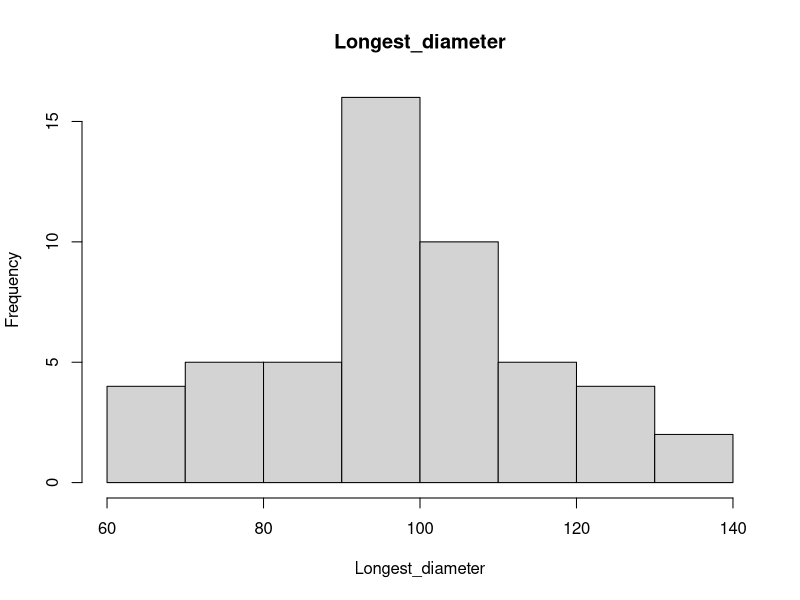
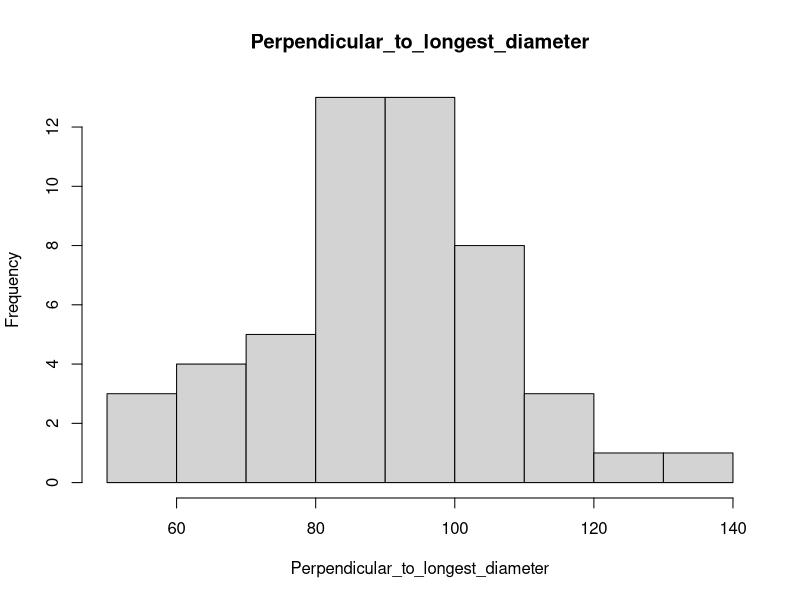
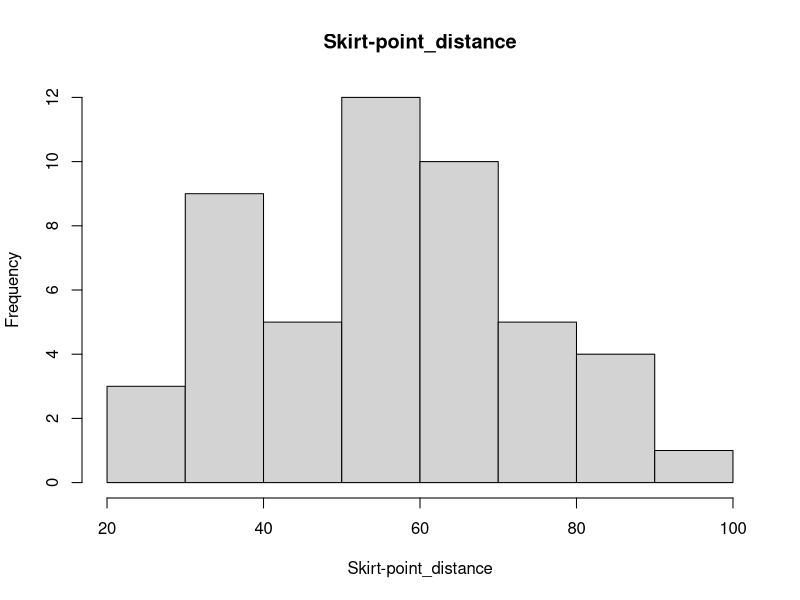
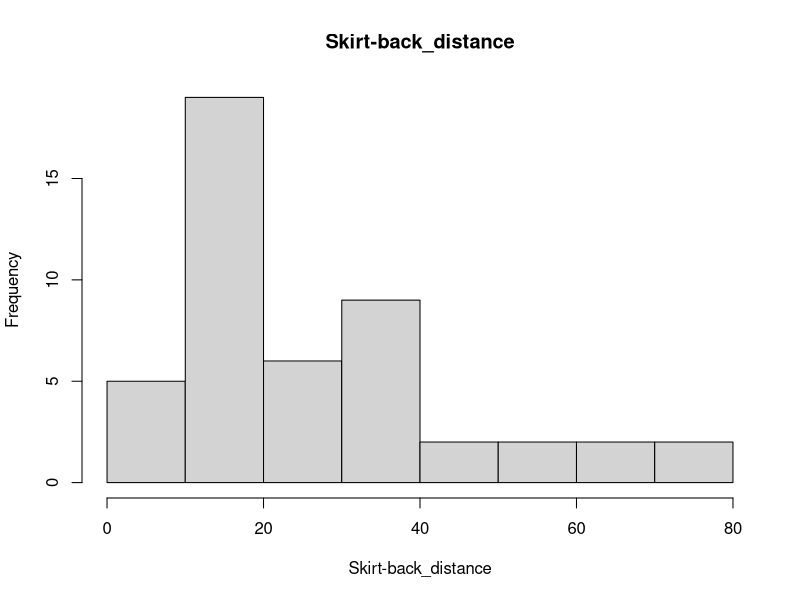
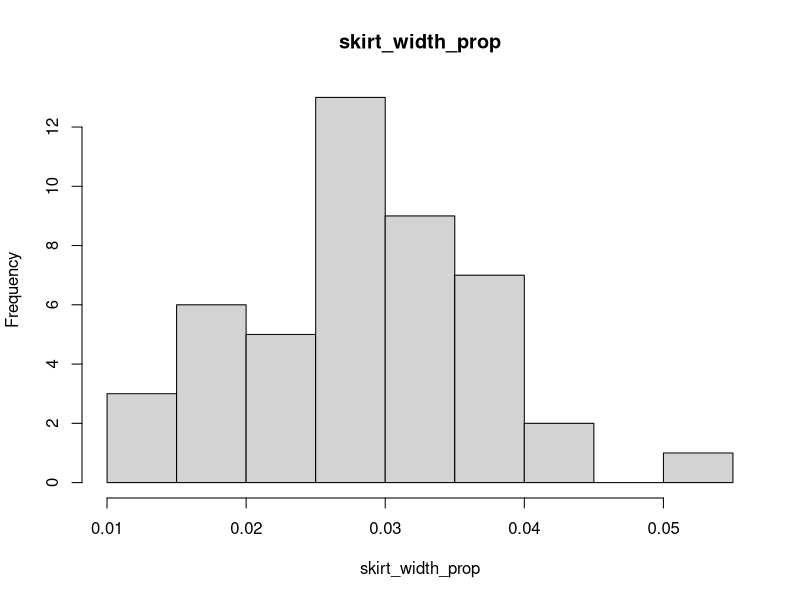
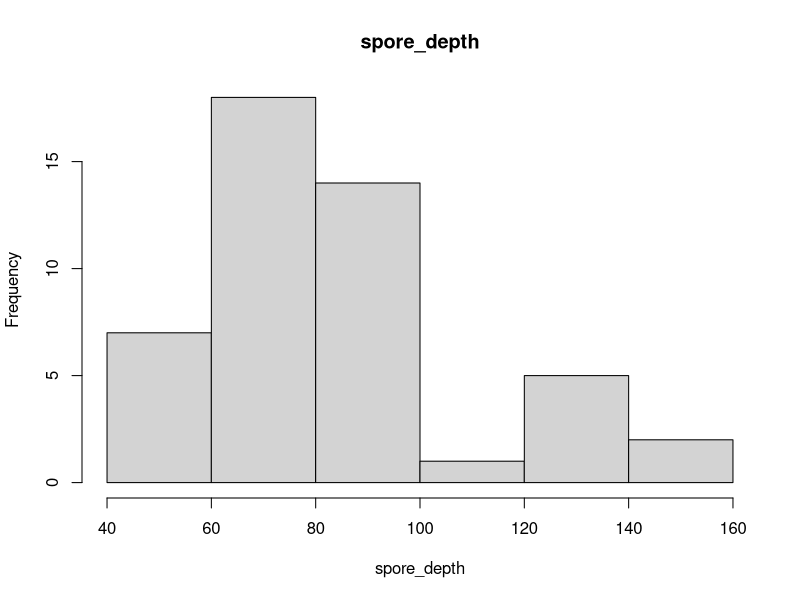
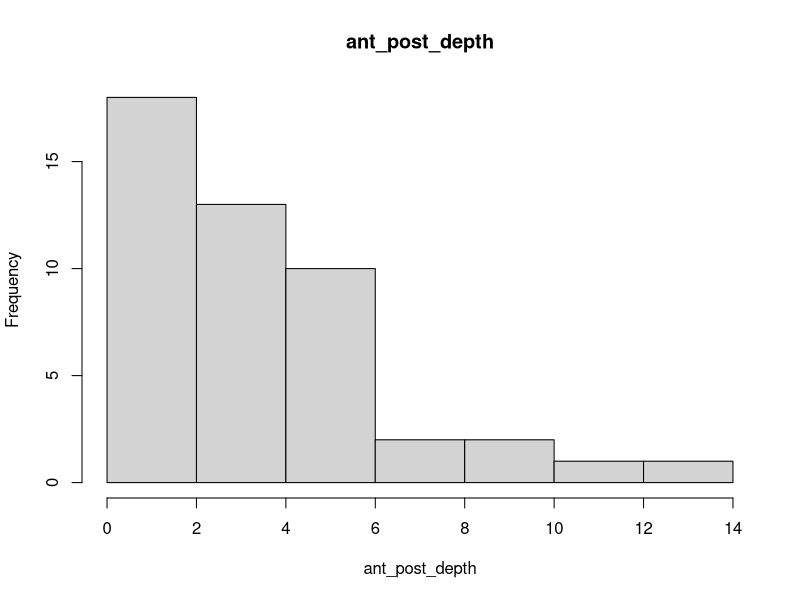
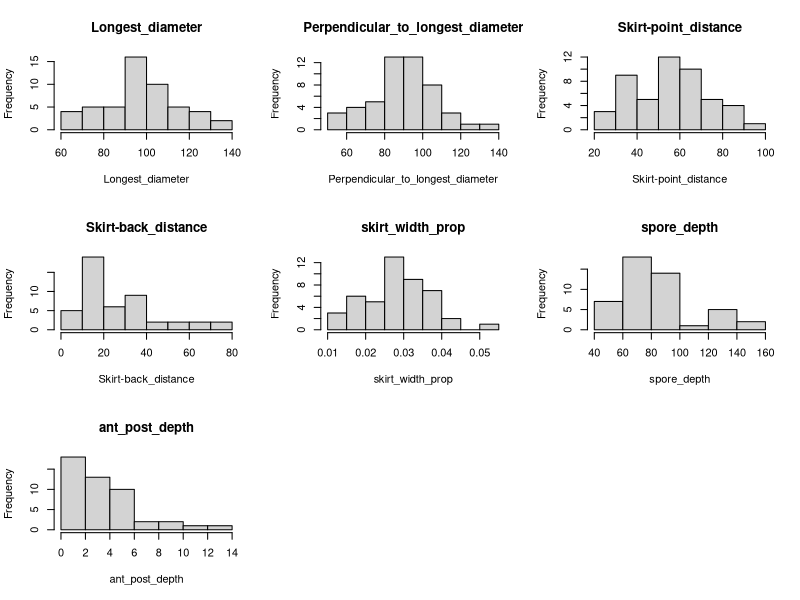

Recreate these plots in R, in order.
############################################################
# Script 1 - Calculate new metrics and Visualize the data
#############################################################

# if you don't have the packages you need to install them once
#install.packages("readxl")
#install.packages("dplyr")
#install.packages("tidyr")

# set up the libraries
library(readxl)
library(dplyr)
library(tidyr)

# Read the data
data <- read_excel("data/data_clean.xlsx", skip = 2, col_names = T)

# there are multiple measurements of skirt width so calculate the mean skirt width
# first separate the widths
data <- data %>% separate(Skirt_width, into = c("sw1", "sw2", "sw3"), sep = ",", convert = T) 
# now calculate means
data <- data %>% mutate(skirt_width_mean = rowMeans(pick(sw1, sw2, sw3), na.rm = TRUE), .keep = "unused")

# perhaps what matters is the proportional length of skirt in relation to the whole diameter
data$skirt_width_prop <- data$skirt_width_mean/(data$Longest_diameter + data$Perpendicular_to_longest_diameter)/2

# lets roundness as the longest diameter divided by the perpendicular diameter
# compute
data$roundness <- data$Longest_diameter/data$Perpendicular_to_longest_diameter

# calculate spore depth
data$spore_depth <- data$`Skirt-point_distance` + data$`Skirt-back_distance`

# check the difference between the anterior and the posterior depth
# TODO: Reconsider whether we should use this metric.
data$ant_post_depth <- data$`Skirt-point_distance` / data$`Skirt-back_distance`


#-----------------
# plot distributions

# Let's all the continuous variables 
cont_vars <- c("Longest_diameter", "Perpendicular_to_longest_diameter", "Skirt-point_distance", 
               "Skirt-back_distance", "skirt_width_prop", "spore_depth", "ant_post_depth")
con_data  <- data[ , cont_vars]

hist_plots <- vector(mode = "list", length = length(con_data))

# for each continuous variable
for (i in 1:ncol(con_data)){
  
  var           <- colnames(con_data[i])
  this_var      <- unlist(con_data[ , i])
  hist_plots[[i]] <- hist(this_var, main = var, xlab = var)
  
}


# plot all 
# number of continuous variables
n <- ncol(con_data)

# choose number of rows/columns automatically
ncols <- ceiling(sqrt(n))
nrows <- ceiling(n / ncols)

# put all histograms in one figure
par(mfrow = c(nrows, ncols))

for (i in 1:ncol(con_data)){
  
  var           <- colnames(con_data[i])
  this_var      <- unlist(con_data[ , i])
  hist_plots[[i]] <- hist(this_var, main = var, xlab = var)
  
}


# reset plotting layout afterward
par(mfrow = c(1, 1))
